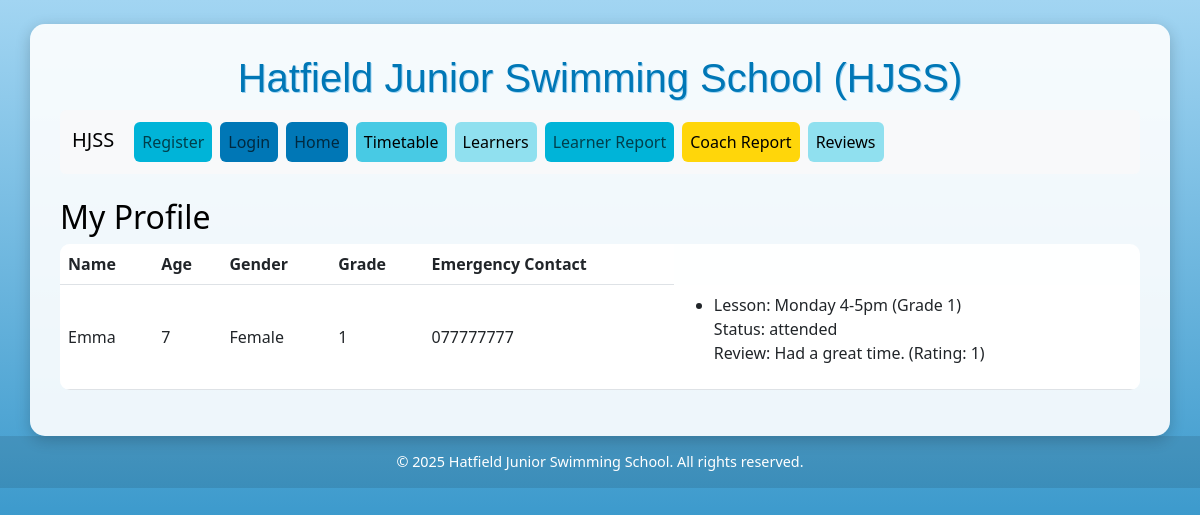
Page /learners (signed in) on the committed database.
### models.py (models this page shows, shortened)
class Learner(db.Model):
    id = db.Column(db.Integer, primary_key=True)
    name = db.Column(db.String(100))
    gender = db.Column(db.String(10))
    age = db.Column(db.Integer)
    emergency_contact = db.Column(db.String(20))
    email = db.Column(db.String(120), unique=True, nullable=False)
    password_hash = db.Column(db.String(128))
    grade = db.Column(db.Integer)
    role = db.Column(db.String(10), default='learner')
    bookings = db.relationship('Booking', backref='learner', lazy=True)

class Booking(db.Model):
    id = db.Column(db.Integer, primary_key=True)
    learner_id = db.Column(db.Integer, db.ForeignKey('learner.id'))
    lesson_id = db.Column(db.Integer, db.ForeignKey('lesson.id'))
    status = db.Column(db.String(10))
    review = db.Column(db.String(500))
    rating = db.Column(db.Integer)

class Lesson(db.Model):
    id = db.Column(db.Integer, primary_key=True)
    day = db.Column(db.String(20))
    time = db.Column(db.String(20))
    grade = db.Column(db.Integer)
    coach_id = db.Column(db.Integer, db.ForeignKey('coach.id'))
    bookings = db.relationship('Booking', backref='lesson', lazy=True)

### main.py (the view)
@app.route('/learners')
def learners():
    learner_id = session.get('learner_id')
    if not learner_id:
        return redirect(url_for('login'))
    user = Learner.query.get_or_404(learner_id)
    if user.role == 'admin':
        learners = Learner.query.all()
    else:
        learners = [user]
    return render_template('learner.html', learners=learners, current_user=user)

### templates/learner.html (shortened to what this page needs)
{% extends "base.html" %}
{% block content %}
{% if current_user.role == 'learner' %}
    <h2>My Profile</h2>
{% elif current_user.role == 'admin' %}
    <h2>Learners</h2>
{% endif %}
<table class="table">
    <tr>
        <th>Name</th><th>Age</th><th>Gender</th><th>Grade</th><th>Emergency Contact</th>
    </tr>
    {% for learner in learners %}
    <tr>
        <td>{{ learner.name }}</td>
        <td>{{ learner.age }}</td>
        <td>{{ learner.gender }}</td>
        <td>{{ learner.grade }}</td>
        <td>{{ learner.emergency_contact }}</td>
    <td>
            <ul>
                {% for booking in learner.bookings %}
                <li>
                    Lesson: {{ booking.lesson.day }} {{ booking.lesson.time }} (Grade {{ booking.lesson.grade }})
                    <br>
                    Status: {{ booking.status }}
                    {% if booking.status == 'attended' and not booking.review %}
                        <a href="{{ url_for('review', booking_id=booking.id) }}" class="btn btn-primary btn-sm">
                            Review
                        </a>
                    {% elif booking.review %}
                        <p>Review: {{ booking.review }} (Rating: {{ booking.rating }})</p>
                    {% endif %}
                </li>
                {% endfor %}
            </ul>
        </td>
    </tr>
    {% endfor %}
</table>
{% endblock %}

### templates/base.html (style rules this page uses)
body { background: linear-gradient(to bottom, #a2d5f2, #0077b6); min-height: 100vh; color: #fff; }
table { background-color: rgba(255, 255, 255, 0.95); border-radius: 10px; overflow: hidden; }
th { background-color: #0077b6; color: white; }
td { vertical-align: middle !important; }

### rows in the picture
Learner: name "Emma", age "7", gender "Female", grade "1", emergency_contact "077777777"
Booking: lesson.day "Monday", lesson.time "4-5pm", lesson.grade "1", status "attended", review "Had a great time.", rating "1"

### other values in the picture
{{ current_year if current_year else '2025' }} "2025"
